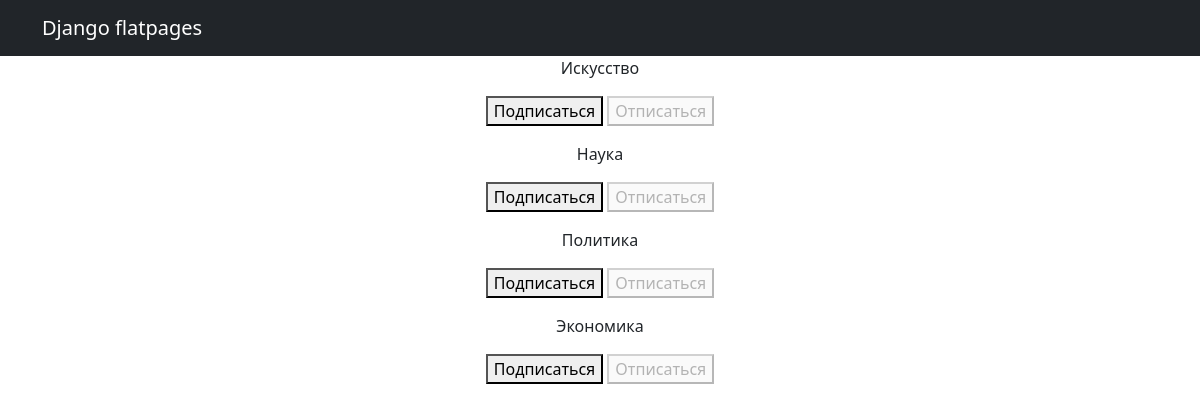
Screenshot of /home/subscriptions/ (signed in) with the database file from the repository.
### news/models.py (models this page shows, shortened)
class Category(models.Model):
    name =models.CharField(max_length=64, unique=True)

### news/views.py (the view, shortened to what this page needs)
# urls.py: path('subscriptions/', subscriptions, name='subscriptions'),
@login_required
@csrf_protect
def subscriptions(request):
    categories_with_subscriptions = Category.objects.annotate(
        user_subscribed=Exists(
            Subscriber.objects.filter(
                user=request.user,
                category=OuterRef('pk'),
            )
        )
    ).order_by('name')
    return render(
        request,
        'subscriptions.html',
        {'categories': categories_with_subscriptions},
    )

### templates/subscriptions.html (shortened to what this page needs)
{% extends 'flatpages/default.html' %}
{% block content %}
    {% for category in categories  %}
        <p>
            {{ category.name }}
            <form method="post">
                {% if category.user_subscribed %}
                    <button disabled>Подписаться</button>
                    <button name="action" value="unsubscribe">Отписаться</button>
                {% else %}
                    <button name="action" value="subscribe">Подписаться</button>
                    <button disabled>Отписаться</button>
                {% endif %}
            </form>
        </p>
    {% endfor %}
{% endblock content %}

### rows the page displays
Category: name "Искусство", shows "Подписаться"
Category: name "Наука", shows "Подписаться"
Category: name "Политика", shows "Подписаться"
Category: name "Экономика", shows "Подписаться"
